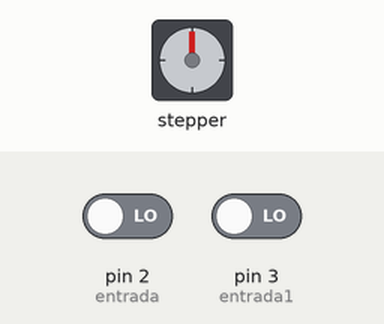
This sketch was run on a simulated Arduino Uno, built with avr-gcc and run on an emulated ATmega328P. Shown: stepper motor. Wiring (inferred from the names in the program): stepper motor (2048 steps per turn assumed): coils pin 8, pin 9, pin 10, pin 11. Inputs (shaded band) come from the test bench; at power-on: pin 2 (entrada) LOW, pin 3 (entrada1) LOW.

Above: at 1.2 s.
1.3 s: pin 2 (entrada) driven HIGH
At 1.78 s:
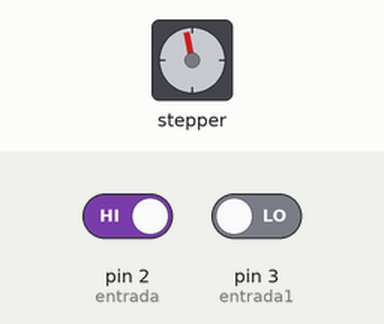
At 2.39 s:
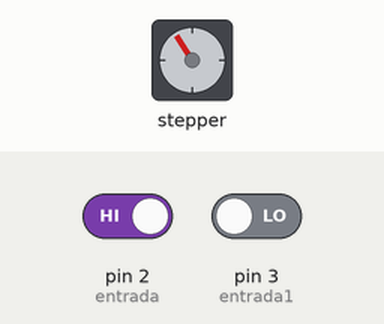
4.3 s: pin 3 (entrada1) driven HIGH
At 4.5 s:
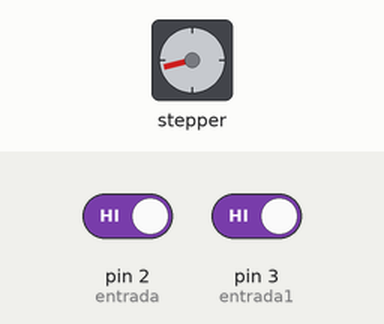
7.3 s: pin 3 (entrada1) driven LOW
Timing chart, 0 to 22.3 s (numbered marks = the images above; inputs shaded):
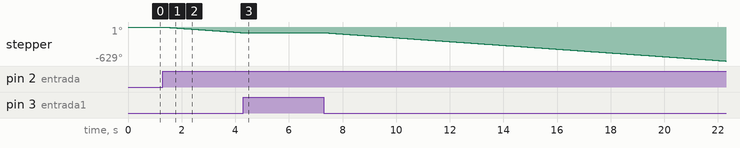

Measured:
- after the input at 1.3 s, stepper: keeps turning counter-clockwise at about 35°/s, starting at once

The sketch:

control_motor_paso_a_paso_2.ino
```cpp
//control motor paso a paso, con un pulsador gira en un sentido y con otro pulsador gira en sentido contrario por el tiempo que los tengamos pulsados


 int pulsador = 0;
 int entrada = 2;
 int pulsador1 = 0;
 int entrada1 = 3;

 int motorPin1 = 8;                                // Pines del Motor
 int motorPin2 = 9;
 int motorPin3 = 10;
 int motorPin4 = 11;
 int delayTime1 = 5;          // delayTime1 determina la velocidad de giro entre uno y otro paso


void setup() {
  pinMode(2, INPUT);
  pinMode(3, INPUT);
  pinMode(motorPin1, OUTPUT);                      // Configuración de los Pines como salida digital
  pinMode(motorPin2, OUTPUT);
  pinMode(motorPin3, OUTPUT);
  pinMode(motorPin4, OUTPUT);}


void loop() {


       pulsador = digitalRead(entrada);


        if (pulsador == HIGH)
       {  // Punto  D (Cuarto)
        digitalWrite(motorPin1, LOW);
        digitalWrite(motorPin2, LOW);
        digitalWrite(motorPin3, HIGH);
        digitalWrite(motorPin4, HIGH);
        delay(delayTime1);


        // Punto  C (Tercero)
        digitalWrite(motorPin1, LOW);
        digitalWrite(motorPin2, HIGH);
        digitalWrite(motorPin3, HIGH);
        digitalWrite(motorPin4, LOW);
        delay(delayTime1);

         // Punto  B (Segundo)
        digitalWrite(motorPin1, HIGH);
        digitalWrite(motorPin2, HIGH);
        digitalWrite(motorPin3, LOW);
        digitalWrite(motorPin4, LOW);
        delay(delayTime1);

        // Punto  A (Primero)
        digitalWrite(motorPin1, HIGH);
        digitalWrite(motorPin2, LOW);
        digitalWrite(motorPin3, LOW);
        digitalWrite(motorPin4, HIGH);
        delay(delayTime1); }


        pulsador1 = digitalRead(entrada1);

        if (pulsador1 == HIGH)
       { // Punto  A (Primero)
        digitalWrite(motorPin1, HIGH);
        digitalWrite(motorPin2, LOW);
        digitalWrite(motorPin3, LOW);
        digitalWrite(motorPin4, HIGH);
        delay(delayTime1);

         // Punto  B (Segundo)
        digitalWrite(motorPin1, HIGH);
        digitalWrite(motorPin2, HIGH);
        digitalWrite(motorPin3, LOW);
        digitalWrite(motorPin4, LOW);
        delay(delayTime1);

        // Punto  C (Tercero)
        digitalWrite(motorPin1, LOW);
        digitalWrite(motorPin2, HIGH);
        digitalWrite(motorPin3, HIGH);
        digitalWrite(motorPin4, LOW);
        delay(delayTime1);

        // Punto  D (Cuarto)
        digitalWrite(motorPin1, LOW);
        digitalWrite(motorPin2, LOW);
        digitalWrite(motorPin3, HIGH);
        digitalWrite(motorPin4, HIGH);
        delay(delayTime1);  }

       }
```
